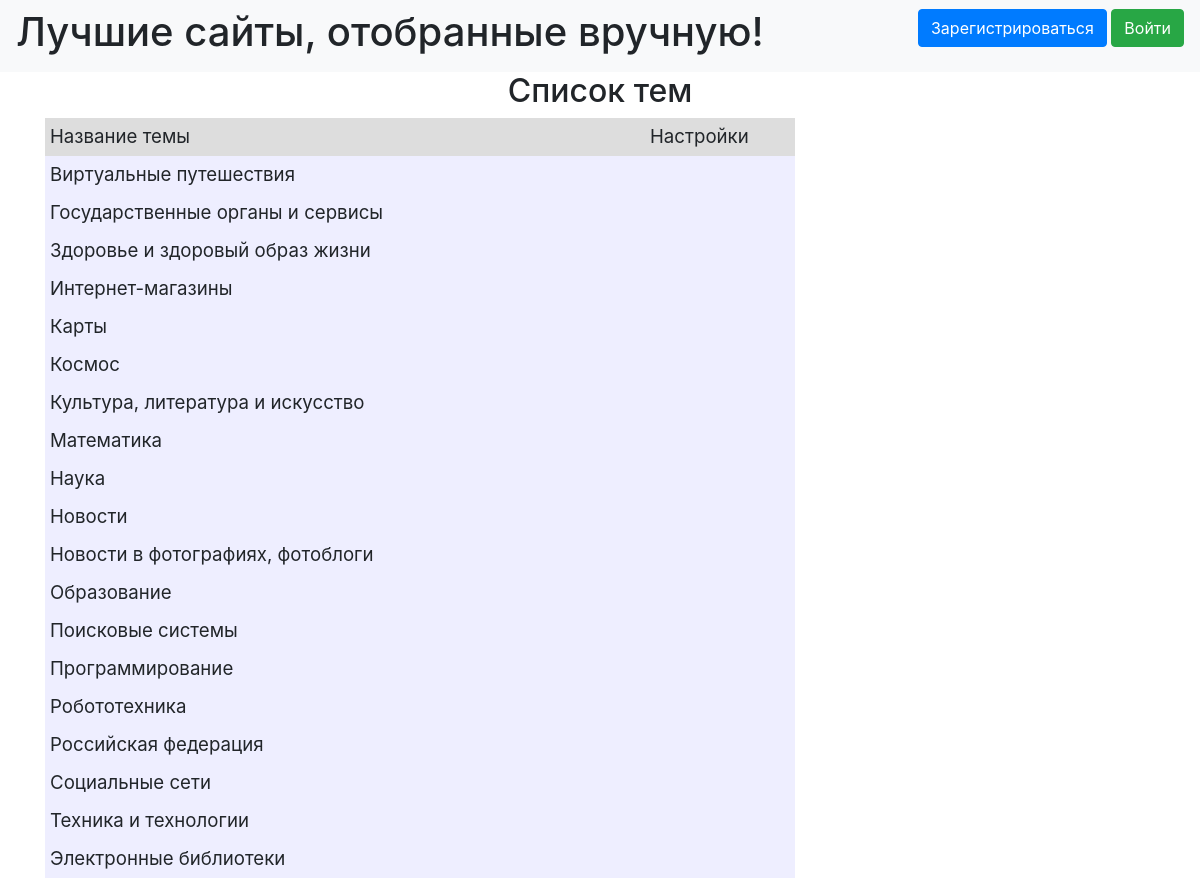
The app's page /0/topics, older data.
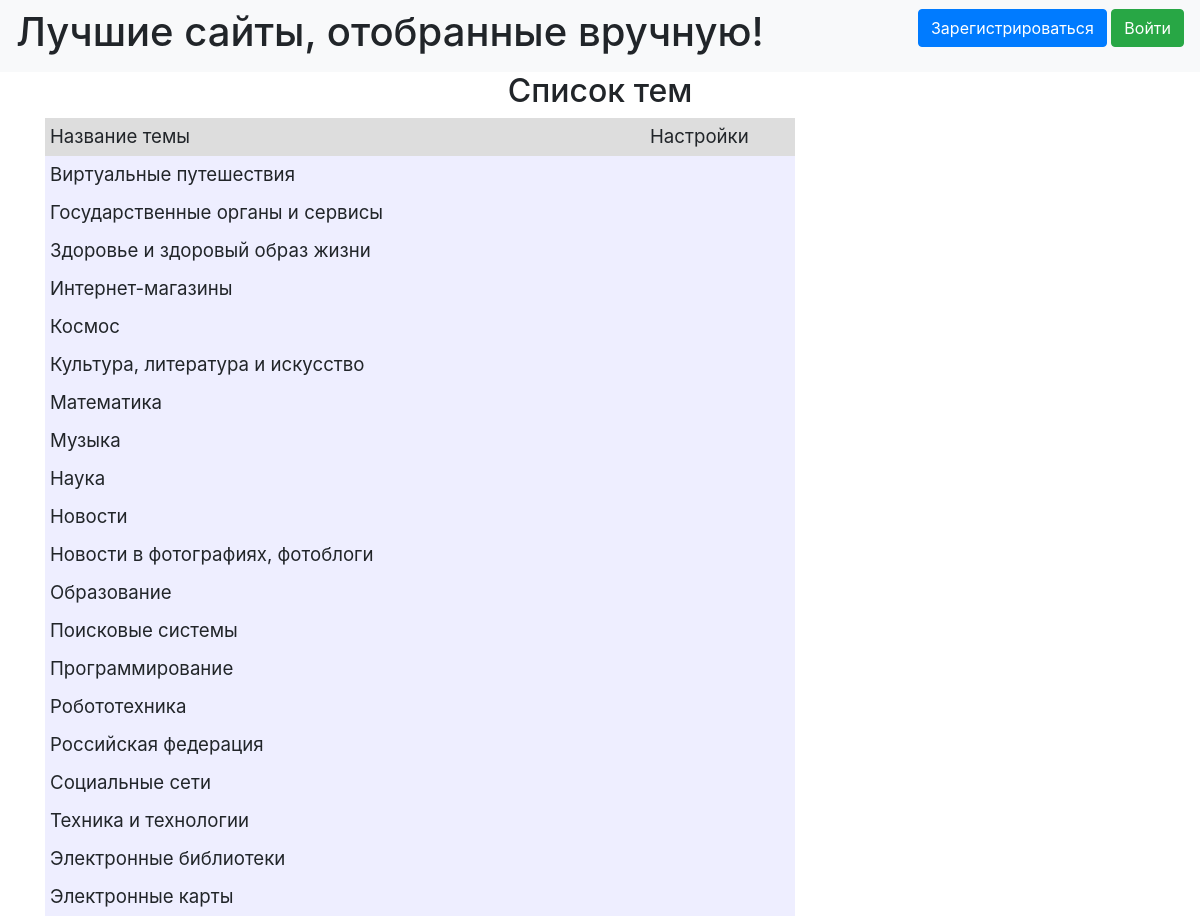
The same page, newer data.
### data/topics.py (models this page shows, shortened)
class Topic(SqlAlchemyBase):
    __tablename__ = 'topics'
    id = sqlalchemy.Column(sqlalchemy.Integer, primary_key=True, autoincrement=True)
    topic_title = sqlalchemy.Column(sqlalchemy.String)
    user_id = sqlalchemy.Column(sqlalchemy.Integer, sqlalchemy.ForeignKey("users.id"))
    user = orm.relation('User')
    site = orm.relation("Site", back_populates='topic')

### main.py (the view)
    @app.route("/0/topics")
    def topics():
        session = db_session.create_session()
        if current_user.is_authenticated:
            topics = session.query(Topic).filter(Topic.user_id.in_([1, current_user.id]))
        else:
            topics = session.query(Topic).filter(Topic.user_id == 1)
        list_topics = sorted([p for p in topics], key=lambda q: q.topic_title)
        return render_template("topics.html", list_topics=list_topics, title='Список тем')

### data/db_session.py (called while the page is built)
def create_session() -> Session:
    global __factory
    return __factory()

### templates/topics.html (shortened to what this page needs)
{% extends "base.html" %}
{% block content %}
<h2 align="center">Список тем</h2>
<div class="table_container">
    <table class="my_table">
        <tr class="my_row">
            <td class="title" width="600px" bgcolor="#dddddd">Название темы</td>
            <td class="title" width="150px" bgcolor="#dddddd">Настройки</td>
        </tr>
        {% for topic in list_topics %}
        <tr class="my_row">
            <td class="ordinary" bgcolor="#eeeeff">{{ topic.topic_title.capitalize() }}</td>
            <td class="ordinary" bgcolor="#eeeeff">
            </td>
        </tr>
        {% endfor %}
    </table>
</div>
{% endblock %}

### templates/base.html (shortened to what this page needs)
<!DOCTYPE html>
<html lang="en">
<head>
    <link rel="stylesheet" href="https://stackpath.bootstrapcdn.com/bootstrap/4.4.1/css/bootstrap.min.css"
>
    <link rel="stylesheet" type="text/css" href="../static/css/style.css"/>
</head>
<body>
<header>
    <nav class="navbar navbar-light bg-light">
        <h1>Лучшие сайты, отобранные вручную!</h1>
        {% if current_user.is_authenticated %}
        <a class="navbar-brand" href="/logout">{{ current_user.user_login }} {{ current_user.email }}</a>
        {% else %}
        <p>
            <a class="btn btn-primary " href="/register">Зарегистрироваться</a>
            <a class="btn btn-success" href="/login">Войти</a>
        </p>
        {% endif %}
    </nav>
</header>
<main role="main" class="container">
    {% block content %}{% endblock %}
</main>
</body>
</html>

### static/css/style.css (style rules this page uses)
td.title { background-color: "#dddddd"; align: "center"; font-size: 14pt; padding: 5px; }
td.ordinary { background-color: "#eeeeff"; align: "center"; font-size: 14pt; padding: 5px; }
p { font-size: 12pt; }

Row changes from the older to the newer data that the page shows:
added Topic: topic_title "Музыка"
changed Topic: topic_title "Карты" → "Электронные карты"; moves down the list
